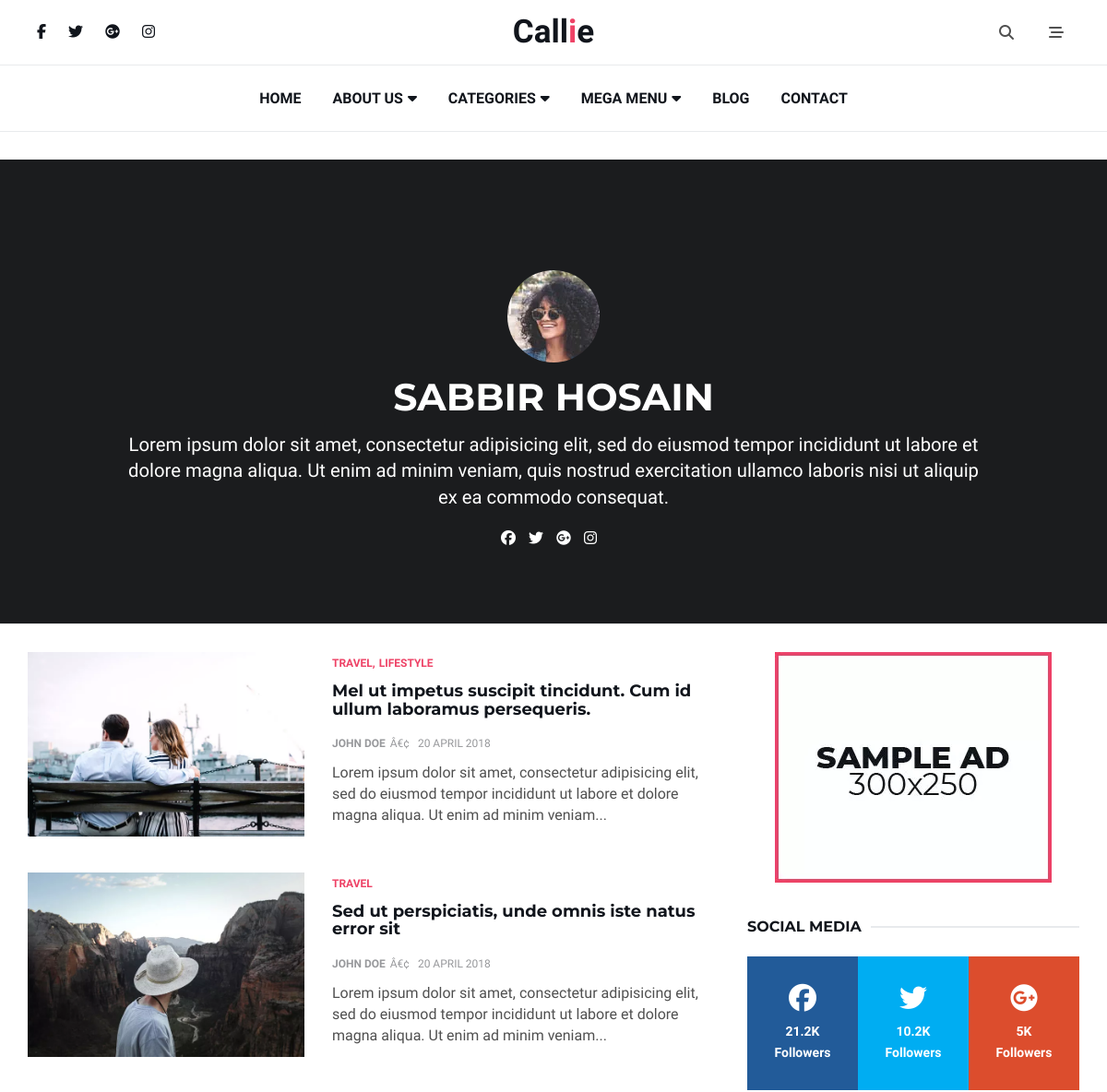
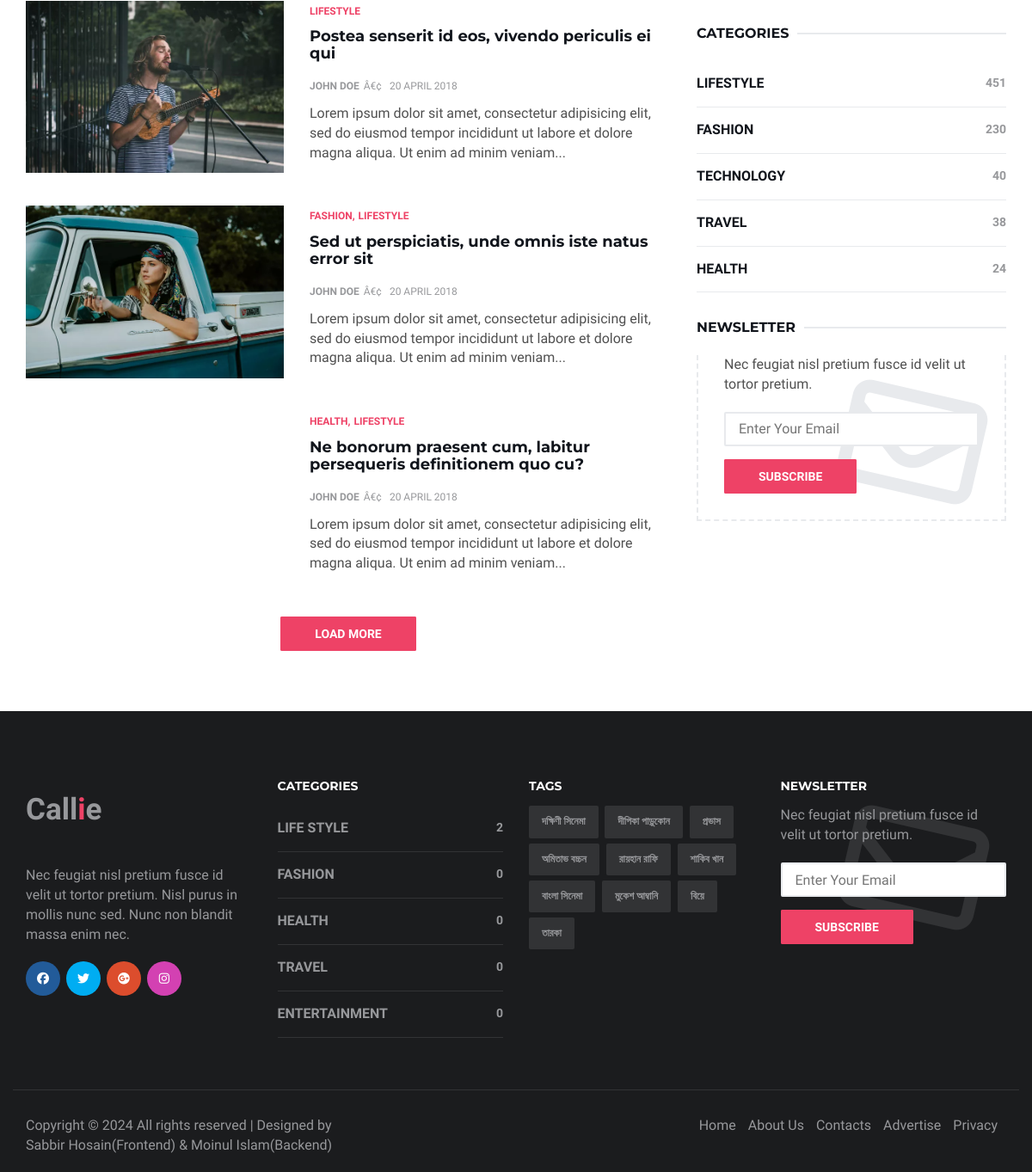
Page /author/ on the committed database (2 pictures, top to bottom).
### Home/models.py (models this page shows, shortened)
class Category(models.Model):
    name = models.CharField(max_length=255)
    image = models.FileField(upload_to='category/',null=True,blank=True)
    slug = models.SlugField(unique=True, blank=True)
    description = models.TextField(blank=True, null=True)
    parent = models.ForeignKey('self', on_delete=models.SET_NULL, null=True, blank=True, related_name='children')

### Home/views.py (the view)
# urls.py: path('author/',author,name='author'),
def author(request):
    return render(request, 'author.html')

### templates/author.html (shortened to what this page needs)
{% extends "include/base.html" %}
{% load static %}
{% block body %}
    <section class="page-header">
        <div class="container">
            <div class="row">
                <div class="col-md-offset-1 col-md-10 text-center">
                    <div class="author">
                        <img class="author-img center-block" src="{% static "./img/avatar-1.jpg" %}" alt>
                        <h1 class="text-uppercase">Sabbir Hosain</h1>
                        <p class="lead">Lorem ipsum dolor sit amet, consectetur adipisicing elit, sed do eiusmod
                            tempor incididunt ut labore et dolore magna aliqua. Ut enim ad minim veniam, quis
                            nostrud exercitation ullamco laboris nisi ut aliquip ex ea commodo consequat.</p>
                        <ul class="author-social">
                            <li><a href="#"><i class="fa-brands fa-facebook"></i></a></li>
                            <li><a href="#"><i class="fa-brands fa-twitter"></i></a></li>
                            <li><a href="#"><i class="fa-brands fa-google-plus"></i></a></li>
                            <li><a href="#"><i class="fa-brands fa-instagram"></i></a></li>
                        </ul>
                    </div>
                </div>
            </div>
        </div>
    </section>
    <section class="section">
        <div class="container">
            <div class="row">
                <div class="col-md-8">
                    <div class="post post-row">
                        <a class="post-img" href="{% url "blog" %}"><img src="{% static "./img/post-13.jpg" %}" alt></a>
                        <div class="post-body">
                            <div class="post-category">
                                <a href="{% url "category" %}">Travel</a>
                                <a href="{% url "category" %}">Lifestyle</a>
                            </div>
                            <h3 class="post-title"><a href="{% url "blog" %}">Mel ut impetus suscipit tincidunt. Cum id
                                    ullum laboramus persequeris.</a></h3>
                            <ul class="post-meta">
                                <li><a href="{% url "author" %}">John Doe</a></li>
                                <li>20 April 2018</li>
                            </ul>
                            <p>Lorem ipsum dolor sit amet, consectetur adipisicing elit, sed do eiusmod tempor
                                incididunt ut labore et dolore magna aliqua. Ut enim ad minim veniam...</p>
                        </div>
                    </div>
                    <div class="post post-row">
                        <a class="post-img" href="{% url "blog" %}"><img src="{% static "./img/post-1.jpg" %}" alt></a>
                        <div class="post-body">
                            <div class="post-category">
                                <a href="{% url "category" %}">Travel</a>
                            </div>
                            <h3 class="post-title"><a href="{% url "blog" %}">Sed ut perspiciatis, unde omnis iste natus
                                    error sit</a></h3>
                            <ul class="post-meta">
                                <li><a href="{% url "author" %}">John Doe</a></li>
                                <li>20 April 2018</li>
                            </ul>
                            <p>Lorem ipsum dolor sit amet, consectetur adipisicing elit, sed do eiusmod tempor
                                incididunt ut labore et dolore magna aliqua. Ut enim ad minim veniam...</p>
                        </div>
                    </div>
                    <div class="post post-row">
                        <a class="post-img" href="{% url "blog" %}"><img src="{% static "./img/post-5.jpg" %}" alt></a>
                        <div class="post-body">
                            <div class="post-category">
                                <a href="{% url "category" %}">Lifestyle</a>
                            </div>
                            <h3 class="post-title"><a href="{% url "blog" %}">Postea senserit id eos, vivendo periculis ei
                                    qui</a></h3>
                            <ul class="post-meta">
                                <li><a href="{% url "author" %}">John Doe</a></li>
                                <li>20 April 2018</li>
                            </ul>
                            <p>Lorem ipsum dolor sit amet, consectetur adipisicing elit, sed do eiusmod tempor
                                incididunt ut labore et dolore magna aliqua. Ut enim ad minim veniam...</p>
                        </div>
                    </div>
                    <div class="post post-row">
                        <a class="post-img" href="{% url "blog" %}"><img src="{% static "./img/post-6.jpg" %}" alt></a>
                        <div class="post-body">
                            <div class="post-category">
                                <a href="{% url "category" %}">Fashion</a>
                                <a href="{% url "category" %}">Lifestyle</a>
                            </div>
                            <h3 class="post-title"><a href="{% url "blog" %}">Sed ut perspiciatis, unde omnis iste natus
                                    error sit</a></h3>
                            <ul class="post-meta">
                                <li><a href="{% url "author" %}">John Doe</a></li>
                                <li>20 April 2018</li>
                            </ul>
                            <p>Lorem ipsum dolor sit amet, consectetur adipisicing elit, sed do eiusmod tempor
                                incididunt ut labore et dolore magna aliqua. Ut enim ad minim veniam...</p>
                        </div>
                    </div>
                    <div class="post post-row">
                        <a class="post-img" href="{% url "blog" %}"><img src="{% url "blog" %}" alt></a>
                        <div class="post-body">
                            <div class="post-category">
                                <a href="{% url "category" %}">Health</a>
                                <a href="{% url "category" %}">Lifestyle</a>
                            </div>
                            <h3 class="post-title"><a href="{% url "blog" %}">Ne bonorum praesent cum, labitur persequeris
                                    definitionem quo cu?</a></h3>
                            <ul class="post-meta">
                                <li><a href="{% url "author" %}">John Doe</a></li>
                                <li>20 April 2018</li>
                            </ul>
                            <p>Lorem ipsum dolor sit amet, consectetur adipisicing elit, sed do eiusmod tempor
                                incididunt ut labore et dolore magna aliqua. Ut enim ad minim veniam...</p>
                        </div>
                    </div>
                    <div class="section-row loadmore text-center">
                        <a href="#" class="primary-button">Load More</a>
                    </div>
                </div>
                <div class="col-md-4">
                    <div class="aside-widget text-center">
                        <a href="#" style="display: inline-block;margin: auto;">
                            <img class="img-responsive" src="{% static "./img/ad-3.jpg" %}" alt>
                        </a>
                    </div>
                    <div class="aside-widget">
                        <div class="section-title">
                            <h2 class="title">Social Media</h2>
                        </div>
                        <div class="social-widget">
                            <ul>
                                <li>
                                    <a href="#" class="social-facebook">
                                        <i class="fa-brands fa-facebook"></i>
                                        <span>21.2K<br>Followers</span>
                                    </a>
                                </li>
                                <li>
                                    <a href="#" class="social-twitter">
                                        <i class="fa-brands fa-twitter"></i>
                                        <span>10.2K<br>Followers</span>
                                    </a>
                                </li>
                                <li>
                                    <a href="#" class="social-google-plus">
                                        <i class="fa-brands fa-google-plus"></i>
                                        <span>5K<br>Followers</span>
                                    </a>
                                </li>
                            </ul>
                        </div>
                    </div>
                    <div class="aside-widget">
                        <div class="section-title">
                            <h2 class="title">Categories</h2>
                        </div>
                        <div class="category-widget">
                            <ul>
                                <li><a href="#">Lifestyle <span>451</span></a></li>
                                <li><a href="#">Fashion <span>230</span></a></li>
                                <li><a href="#">Technology <span>40</span></a></li>
                                <li><a href="#">Travel <span>38</span></a></li>
                                <li><a href="#">Health <span>24</span></a></li>
                            </ul>
                        </div>
                    </div>
                    <div class="aside-widget">
                        <div class="section-title">
                            <h2 class="title">Newsletter</h2>
                        </div>
                        <div class="newsletter-widget">
                            <form>
                                <p>Nec feugiat nisl pretium fusce id velit ut tortor pretium.</p>
                                <input class="input" name="newsletter" placeholder="Enter Your Email">
                                <button class="primary-button">Subscribe</button>
                            </form>
                        </div>
                    </div>
                </div>
            </div>
        </div>
    </section>
{% endblock body %}

### templates/include/footer.html
{% load static %}
    <footer id="footer">
        <div class="container">
            <div class="row">
                <div class="col-md-3">
                    <div class="footer-widget">
                        <div class="footer-logo">
                            <a href="{% url "index" %}" class="logo">Call<span>i</span>e</a>
                        </div>
                        <p>Nec feugiat nisl pretium fusce id velit ut tortor pretium. Nisl purus in mollis nunc sed.
                            Nunc non blandit massa enim nec.</p>
                        <ul class="contact-social">
                            <li><a href="#" class="social-facebook"><i class="fa-brands fa-facebook"></i></a></li>
                            <li><a href="#" class="social-twitter"><i class="fa-brands fa-twitter"></i></a></li>
                            <li><a href="#" class="social-google-plus"><i class="fa-brands fa-google-plus"></i></a></li>
                            <li><a href="#" class="social-instagram"><i class="fa-brands fa-instagram"></i></a></li>
                        </ul>
                    </div>
                </div>
                <div class="col-md-3">
                    <div class="footer-widget">
                        <h3 class="footer-title">Categories</h3>
                        <div class="category-widget">
                            <ul>
                            {% for category in footer_categories %}
                                <li><a href="{% url 'category' %}">{{ category.name }} <span>{{ category.post_count }}</span></a></li>
                            {% endfor %}
                            </ul>
                        </div>
                    </div>
                </div>
                <div class="col-md-3">
                    <div class="footer-widget">
                        <h3 class="footer-title">Tags</h3>
                        <div class="tags-widget">
                            <ul>
                                {% for tag in all_tags %}
                                 <li><a href="#">{{ tag.name }}</a></li>
                                {% endfor %}
                            </ul>
                        </div>
                    </div>
                </div>
                <div class="col-md-3">
                    <div class="footer-widget">
                        <h3 class="footer-title">Newsletter</h3>
                        <div class="newsletter-widget">
                            <form>
                                <p>Nec feugiat nisl pretium fusce id velit ut tortor pretium.</p>
                                <input class="input" name="newsletter" placeholder="Enter Your Email">
                                <button class="primary-button">Subscribe</button>
                            </form>
                        </div>
                    </div>
                </div>
            </div>
            <div class="footer-bottom row">
                <div class="col-md-6 col-md-push-6">
                    <ul class="footer-nav">
                        <li><a href="{% url "index" %}">Home</a></li>
                        <li><a href="{% url "about" %}">About Us</a></li>
                        <li><a href="{% url "contact" %}">Contacts</a></li>
                        <li><a href="#">Advertise</a></li>
                        <li><a href="#">Privacy</a></li>
                    </ul>
                </div>
                <div class="col-md-6 col-md-pull-6">
                    <div class="footer-copyright">
                        Copyright &copy;
                        <script> document.write(new Date().getFullYear()); </script> All rights reserved | Designed by
                        <br><a href="#" target="_blank">Sabbir Hosain(Frontend) & Moinul Islam(Backend)</a>
                    </div>
                </div>
            </div>
        </div>
    </footer>

### rows in the picture
Category: name "LIFE STYLE", post_count "2"
Category: name "FASHION", post_count "0"
Category: name "HEALTH", post_count "0"
Category: name "TRAVEL", post_count "0"
Category: name "ENTERTAINMENT", post_count "0"
Tag: name "দক্ষিণী সিনেমা"
Tag: name "দীপিকা পাড়ুকোন"
Tag: name "প্রভাস"
Tag: name "অমিতাভ বচ্চন"
Tag: name "রায়হান রাফি"
Tag: name "শাকিব খান"
Tag: name "বাংলা সিনেমা"
Tag: name "মুকেশ আম্বানি"
Tag: name "বিয়ে"
Tag: name "তারকা"
